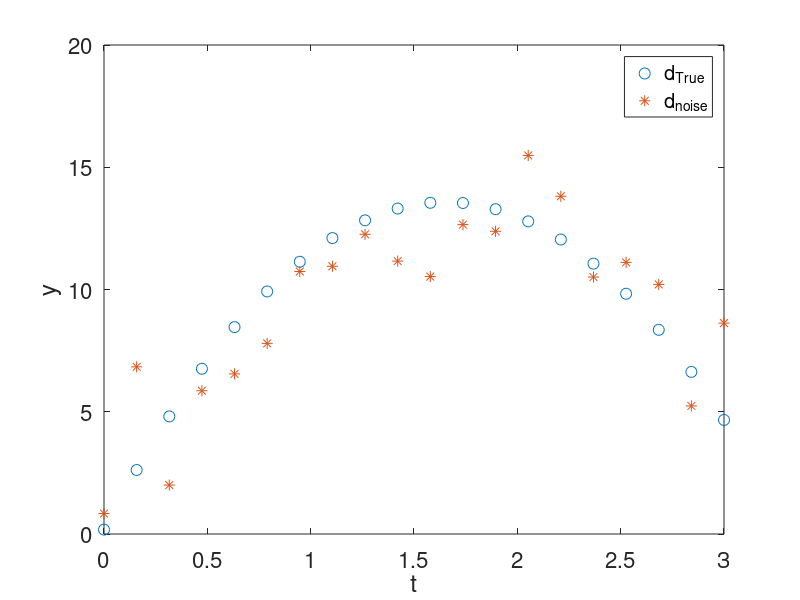
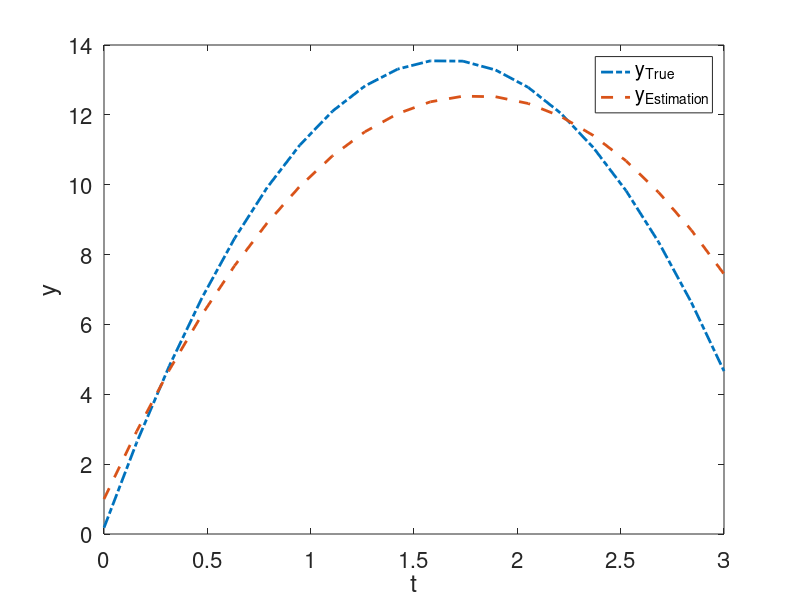

Reproduce these figures in MATLAB, in order.
clear

%% solving for (a)
m_true = [0.18;16.21;9.81];


t = linspace(0,3,20)';

G = [ones(20,1),t,-1/2*t.^2];


d_true = G*m_true;

d_noise = d_true + 2*randn(20,1);

figure(1)
plot(t,d_true,'o','MarkerSize',8)
hold on
plot(t,d_noise,'*','MarkerSize',8)
xlabel('t')
ylabel('y')
legend('d_{True}','d_{noise}')
set(gca,'fontsize',16)
%% solving for (b)

m_est = G\d_noise;


figure(2)
plot(t,G*m_true,'-.','LineWidth',2)
hold on
plot(t,G*m_est,'--','LineWidth',2)
xlabel('t')
ylabel('y')
legend('y_{True}','y_{Estimation}')
set(gca,'fontsize',16)